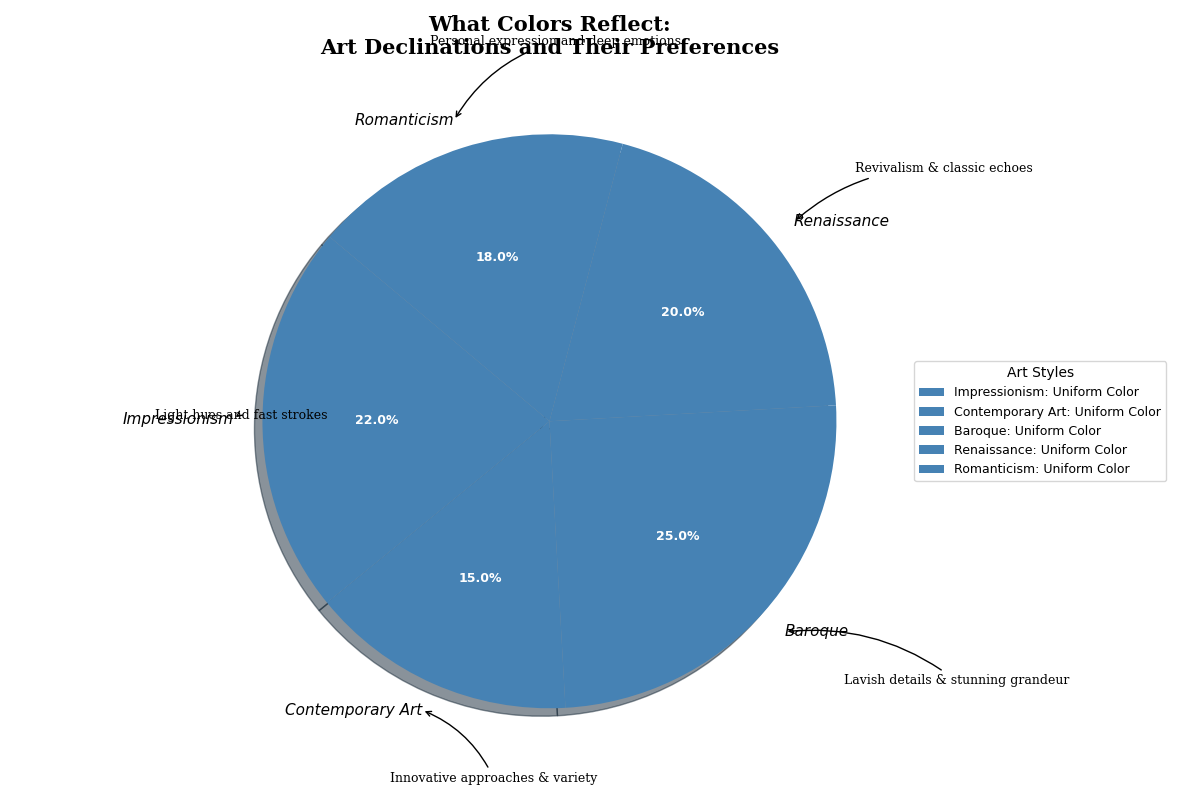

The Python source for this figure:
import matplotlib.pyplot as plt
import numpy as np

# Altered names for the art movements and altered annotations
art_movements_shuffled = ['Impressionism', 'Contemporary Art', 'Baroque', 'Renaissance', 'Romanticism']
color_usage = [22, 15, 25, 20, 18]

# Adjusted title and legend title
fig, ax = plt.subplots(figsize=(12, 8))
wedges, texts, autotexts = ax.pie(
    color_usage, 
    labels=art_movements_shuffled, 
    autopct='%1.1f%%',
    startangle=140, 
    colors=['#4682B4'] * len(color_usage),  # Same color remains
    shadow=True
)

plt.setp(autotexts, size=9, weight='bold', color='white')
plt.setp(texts, size=11, style='italic')

# Randomly altered title
plt.title("What Colors Reflect:\nArt Declinations and Their Preferences", fontsize=15, fontweight='bold', family='serif')

# Shuffled legend labels
legend_labels_shuffled = [f'{movement}: Uniform Color' for movement in art_movements_shuffled]
ax.legend(
    wedges, legend_labels_shuffled, 
    title="Art Styles",  # Altered legend title
    loc="center left", 
    bbox_to_anchor=(1, 0, 0.5, 1), 
    fontsize=9
)

# Shuffled and slightly altered annotations
annotations_shuffled = [
    "Light hues and fast strokes",
    "Innovative approaches & variety",
    "Lavish details & stunning grandeur",
    "Revivalism & classic echoes",
    "Personal expression and deep emotions"
]
for i, wedge in enumerate(wedges):
    angle = (wedge.theta2 - wedge.theta1) / 2. + wedge.theta1
    x = 1.1 * np.cos(np.radians(angle))
    y = 1.1 * np.sin(np.radians(angle))
    ax.annotate(
        annotations_shuffled[i], xy=(x, y), xytext=(x*1.25, y*1.25),
        arrowprops=dict(arrowstyle="->", connectionstyle="arc3,rad=.2"), fontsize=9, family='serif'
    )

plt.tight_layout()

plt.show()
